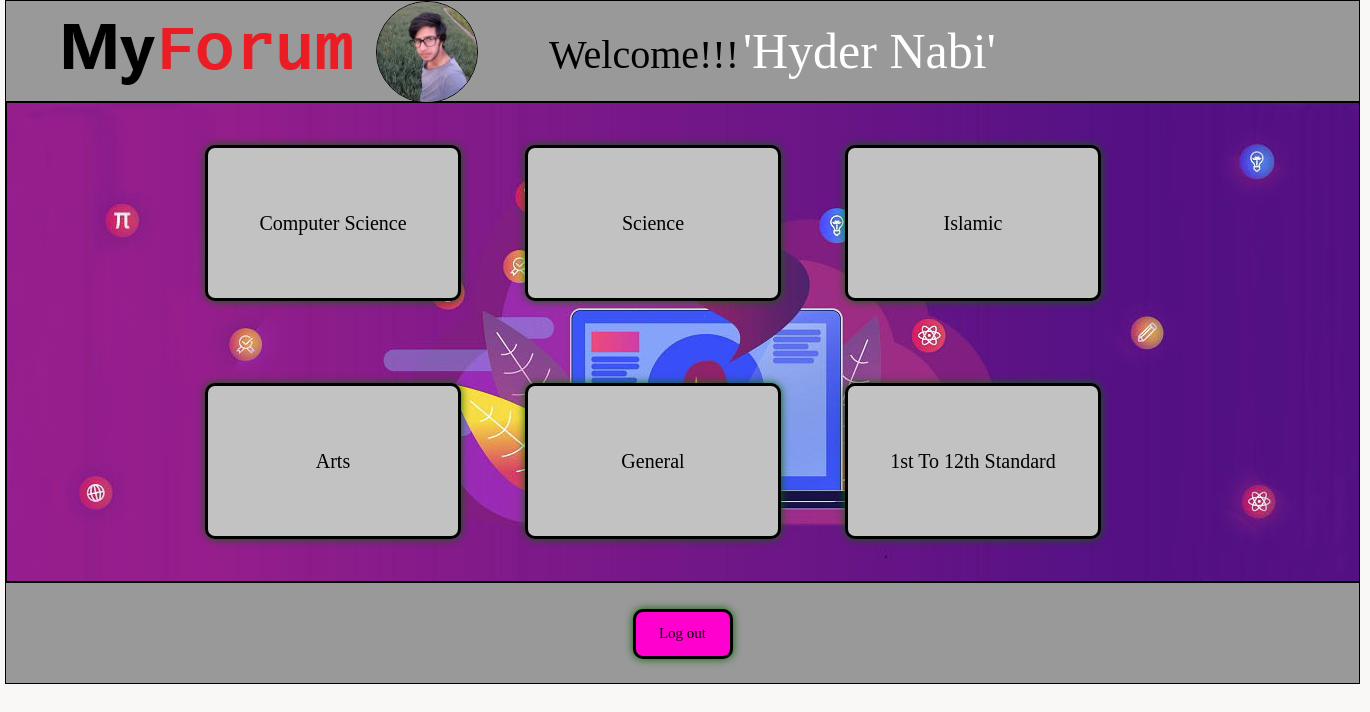
The app's page /Func/prehome.php?f=hy (signed in) with its own data.
### tables this page shows
CREATE TABLE `media` (
  `media_id` int(11) NOT NULL,
  `user_id` int(11) NOT NULL,
  `profilepic` text NOT NULL,
  `backgrnd` varchar(1000) NOT NULL DEFAULT 'a.jpg',
  `caption` varchar(60) NOT NULL DEFAULT 'A picture is worth,more than thousand words.'
);

CREATE TABLE `user` (
  `user_id` int(11) NOT NULL,
  `fname` varchar(100) NOT NULL,
  `lname` varchar(100) NOT NULL,
  `cnumber` varchar(10) NOT NULL,
  `password` varchar(50) NOT NULL,
  `email` varchar(50) NOT NULL,
  `gender` text NOT NULL,
  `field` text NOT NULL,
  `date` date NOT NULL,
  `time` time NOT NULL,
  `login_date` date NOT NULL,
  `login_time` time NOT NULL
);

### Func/prehomeFunc.php (the view, shortened to what this page needs)
<?php
$key = $_SESSION['key'];
$pas = $_SESSION['pass'];
function GetName()
{
	global $mycon;
	global $key;
	global $pas;
	$getName = "SELECT * FROM user WHERE cnumber = '".$key."' AND password = '".$pas."' limit 1 ";
	$run_getName = mysqli_query($mycon, $getName);
	if($run_getName)
	{
		$name_array = mysqli_fetch_array($run_getName, MYSQLI_ASSOC);
		$fname = $name_array['fname'];
		$lname = $name_array['lname'];
		$sex = $name_array['gender'];
		echo $fname. " ".$lname;
		return $sex;
	}
}
function Getuserid()
{
	global $mycon;
	global $key;
	global $pas;
	$getName = "SELECT * FROM user WHERE cnumber = '".$key."' AND password = '".$pas."' limit 1 ";
	$run_getName = mysqli_query($mycon, $getName);
	if($run_getName)
	{
		$name_array = mysqli_fetch_array($run_getName, MYSQLI_ASSOC);
		$my_id = $name_array['user_id'];
		return $my_id;
	}
}
$userID = Getuserid();
	$getmedia = "SELECT * FROM media WHERE user_id = '".$userID."' limit 1";
	$run_getmedia = mysqli_query($mycon, $getmedia);
	if($run_getmedia)
	{
		$media_array = mysqli_fetch_array($run_getmedia, MYSQLI_ASSOC);
		$profilepic = $media_array['profilepic'];
	}
?>

### Func/prehome.php (shortened to what this page needs)
<?php
include("../inclFiles/connect.php");
include("prehomeFunc.php");
?>
<!Doctype HTML>
<Html>
  <head>
	 <Link  type = "text/css" href = "../Styles/prehomeStyle.css"  rel = "stylesheet" />
  </head>
  <body>
       <div id = "wrapper">
	      <header id = "header">
                <div id = "left">
				<a href = "prehome.php">  <img id = "log"  src = "../Graphics/logo2.png"  Alt  = "LOGO"></a>
				</div>
			         <img id = "profile_picture" src="profle/uploads/<?php echo $profilepic; ?>"alt = "Profile Picture" />
				<div id = "right">
				<?php
				if (isset($_GET['f']))
				{
					if($_GET['f'] == "hy"){
						echo "
				 <text id = 'p'>Welcome!!!</text> ";
					}
				}
				?><text id = "pp">'<?php GetName(); ?>' </text>
				</div>
		</header>
		  <div id = "content">
		     <table id = "tab">
			    <tr>
				  <td><a href="home.php?id=com" style = "text-decoration: none;"><div id = "con">Computer Science</div></a></td>
				  <td><a href="home.php?id=sci" style = "text-decoration: none;"><div id = "con">Science</div></a></td>
				   <td><a href = "home.php?id=isl" style = "text-decoration: none;"><div id = "con">Islamic</div></a></td>
				</tr>
				 <tr>
				  <td><a href = "home.php?id=art" style = "text-decoration: none;"><div id = "con">Arts</div></a></td>
				  <td><a href = "home.php?id=gen" style = "text-decoration: none;"><div id = "con">General</div></a></td>
				   <td><a href = "home.php?id=oth" style = "text-decoration: none;"><div id = "con">1st To 12th Standard</div></a></td>
				</tr>
			</table>
		  </div>
		  <footer id = "footer">
		     <center><a href = "../Action/logout.php" style = "text-decoration: none;"><input type = "button" id = "lgut" value = "Log out"></a><center>
		  </footer>
	   </div>
  </body>
</HTML>

### Styles/prehomeStyle.css (style rules this page uses)
body { color: #666666; background-color: #f9f8f6; font-family: Yu Gothic UI Semibold; margin: 0px; }
#wrapper { width: 1355px; height: 670px; margin-left: 5px; background-color: #ffffff; }
#header { height: 100px; background-color: #999999; border: 1px solid #000000; }
#content { height: 480px; border-left: solid 1px #000000; border-right: solid 1px #000000; background-image: url('../Graphics/backgrnd.jpg'); }
#left { float: left; height: 100px; line-height: 100px; }
#log { margin-top: 15px; margin-left: 50px; }
#profile_picture { height: 100px; width: 100px; border: solid 1px #000000; border-radius: 125px; margin-left: 20px; }
#right { width: 800px; float : right; line-height: 100px; height: 100px; margin-right: 10px; }
#p { color: black; font-size: 40px; }
#pp { color: #ffffff; font-size: 50px; }
#tab { border: solid 1px #000000; height: 100%; padding-left: 195px; padding-right: 195px; }
#con { border: solid 3px #000000; border-radius: 10px; box-shadow: rgb(8, 99, 2) 0px 0px 8px; text-align: center; height: 150px; width: 250px; line-height: 150px; margin-right: 60px; background-color: #c2c2c2; color: #000000; font-size: 20px; }
#lgut { width: 100px; height: 50px; border: solid 3px #000000; border-radius: 10px; font-family: Yu Gothic UI Semibold; background-color: #ff00ce; color: #000000; font-size: 15px; box-shadow: rgb(8, 99, 2) 0px 0px 8px; }
#footer { height: 100px; background-color: #999999; border: 1px solid #000000; line-height: 100px; }

### records on screen
media: profilepic (picture)
user: fname "Hyder", lname "Nabi"
